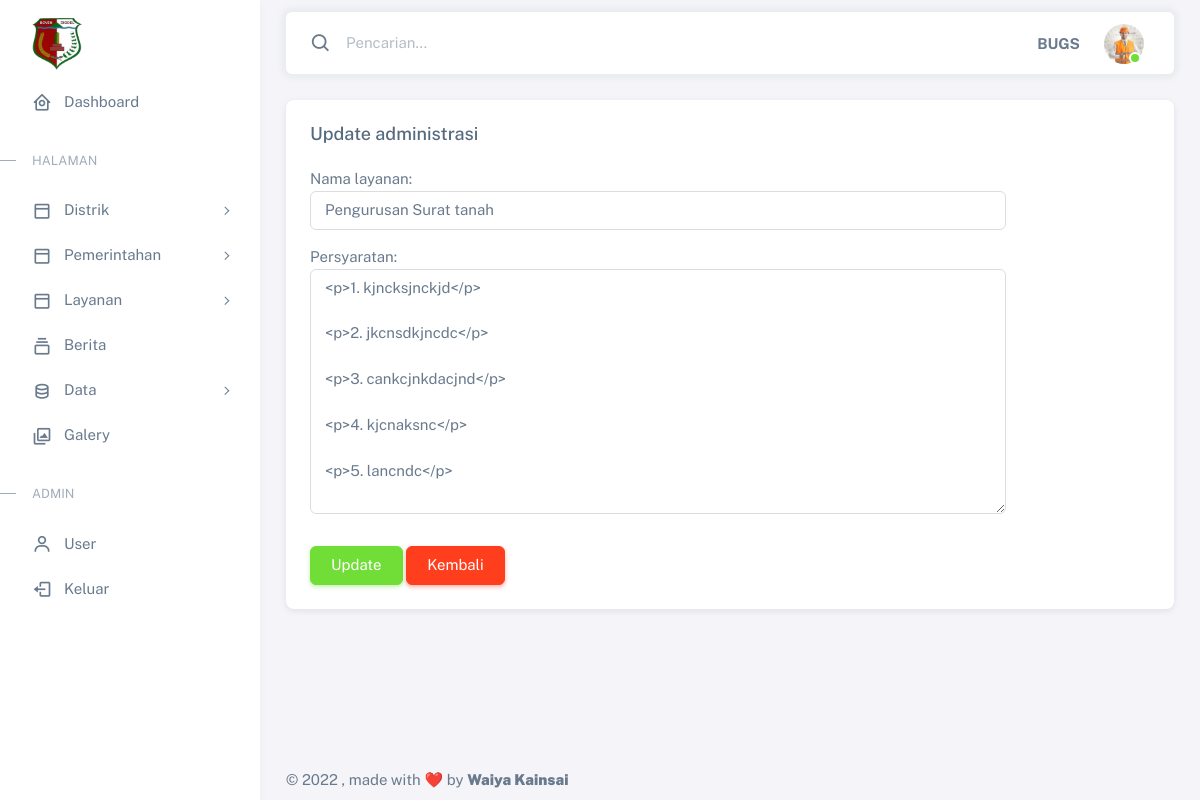
Page /panel/updateadministrasi/3 (signed in) on the committed database.
### administrasi/models.py (models this page shows, shortened)
class Administrasi(models.Model):
    nama_layanan = models.CharField(max_length=100)
    persyaratan = RichTextField(blank=True, null=True)

### panel/views.py (the view)
# urls.py: path('updateadministrasi/<str:pk>',views.update_administrasi, name='updateadministrasi'),
@login_required(login_url='panel:login')
def update_administrasi(request, pk):
    administrasi_update = Administrasi.objects.get(id=pk)
    form = AdministrasiForm( request.POST or None, request.FILES or None, instance=administrasi_update)
    link_kembali = '/panel/administrasi/'
    tombol = "Update"
    if form.is_valid():
        form.save()
        return redirect(link_kembali)
    context ={
        'title':'Panel | Update Data Administrasi',
        'keterangan': 'Update administrasi',
        'form': form,
        'tombol': tombol,
    }
    return render(request, 'panel/add_administrasi.html', context)

### panel/forms.py
class AdministrasiForm(ModelForm):
    class Meta:
        model = Administrasi
        fields = ('nama_layanan', 'persyaratan')
        widgets = {
            'nama_layanan': forms.TextInput(attrs={'class': 'form-control', 'id': 'basic-default-name', 'placeholder': 'Masukan nama layanan..'}),
            'persyaratan': forms.Textarea(attrs={'class': 'form-control', 'aria-label': 'Isikan pesyaratan-persyaratan administrasi..', 'aria-describedby': 'basic-icon-default-message2'}),
        }

### templates/panel/add_administrasi.html (shortened to what this page needs)
{% extends '../adminbase.html' %}
{% block content %}
<div class="row">
    <div class="col-xxl">
        <div class="card mb-4">
          <div class="card-header d-flex align-items-center justify-content-between">
            <h5 class="mb-0">{{ keterangan }}</h5>
          </div>
          <div class="card-body">
            <form action="" method="POST" enctype="multipart/form-data">
              <div class="row mb-3">
                <div class="col-sm-10">
                  {{ form.as_p}}
                </div>
              </div>
              <div class="row justify-content-start">
                <div class="col-sm-10">
                  <input class="btn btn-success" type="submit" value="{{tombol}}">
                  <a href= "{% url 'panel:administrasi' %}"  class="btn btn-danger">Kembali</a>
                </div>
              </div>
            </form>
          </div>
        </div>
      </div>
</div>
{% endblock %}

### templates/adminbase.html (shortened to what this page needs)
{% load static %}
<!DOCTYPE html>
<html
  lang="en"
  class="light-style layout-menu-fixed"
  dir="ltr"
  data-theme="theme-default"
  data-assets-path="../assets/"
  data-template="vertical-menu-template-free"
>
  <head>
    <link rel="stylesheet" href=" {% static 'vendor/fonts/boxicons.css' %}" />
    <link rel="stylesheet" href="{% static 'vendor/css/core.css' %}" class="template-customizer-core-css" />
    <link rel="stylesheet" href="{% static 'vendor/css/theme-default.css' %}" class="template-customizer-theme-css" />
    <link rel="stylesheet" href="{% static 'vendor/css/organisasi.css' %}" class="template-customizer-theme-css" />
    <link rel="stylesheet" href="{% static 'css/demo.css' %}" />
    <link rel="stylesheet" href="{% static 'vendor/libs/perfect-scrollbar/perfect-scrollbar.css' %}" />
    <link rel="stylesheet" href="{% static 'vendor/libs/apex-charts/apex-charts.css' %}" />
  </head>
  <body onload="startTime()">
    <div class="layout-wrapper layout-content-navbar">
      <div class="layout-container">
        {% include 'panel/admin_menu.html' %}
        <div class="layout-page">
          <nav
            class="layout-navbar container-xxl navbar navbar-expand-xl navbar-detached align-items-center bg-navbar-theme"
            id="layout-navbar"
          >
            <div class="navbar-nav-right d-flex align-items-center" id="navbar-collapse">
              <div class="navbar-nav align-items-center">
                <div class="nav-item d-flex align-items-center">
                  <i class="bx bx-search fs-4 lh-0"></i>
                  <input
                    type="text"
                    class="form-control border-0 shadow-none"
                    placeholder="Pencarian..."
                    aria-label="Search..."
                  />
                </div>
              </div>
              <ul class="navbar-nav flex-row align-items-center ms-auto">
                <li class="nav-item lh-1 me-3">
                  <strong >{{request.user|upper}}</strong>
                </li>
                <li class="nav-item navbar-dropdown dropdown-user dropdown">
                  <a class="nav-link dropdown-toggle hide-arrow" href="javascript:void(0);" data-bs-toggle="dropdown">
                    <div class="avatar avatar-online">
                      <img src="{% static 'img/about.jpg' %}" alt class="w-px-40 h-auto rounded-circle" />
                    </div>
                  </a>
                </li>
              </ul>
            </div>
          </nav>
          <div class="content-wrapper">
            <div class="container-xxl flex-grow-1 container-p-y">
            {% block content %}
            {% endblock content %}
            </div>
            <footer class="content-footer footer bg-footer-theme">
              <div class="container-xxl d-flex flex-wrap justify-content-between py-2 flex-md-row flex-column">
                <div class="mb-2 mb-md-0">
                  ©
                  , made with ❤️ by
                  <a href="#" target="_blank" class="footer-link fw-bolder">Waiya Kainsai</a>
                </div>
              </div>
            </footer>
          </div>
        </div>
      </div>
    </div>
  </body>
</html>

### rows in the picture
Administrasi: nama_layanan "Pengurusan Surat tanah", persyaratan "<p>1. kjncksjnckjd</p> <p>2. jkcnsdkjncdc</p> <p>3. cankcjnkdacjnd</p> <p>4. kjcnaksnc</p> <p>5. lancndc</p>"

### other values in the picture
{{ request.user|upper }} "BUGS"
{{ keterangan }} "Update administrasi"
